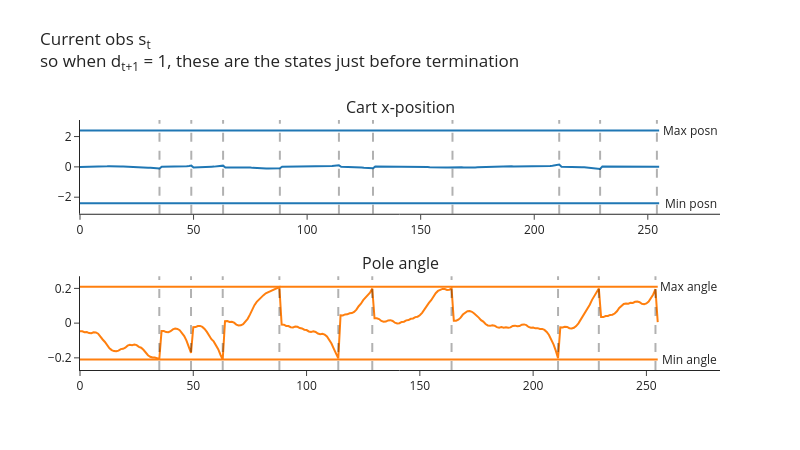
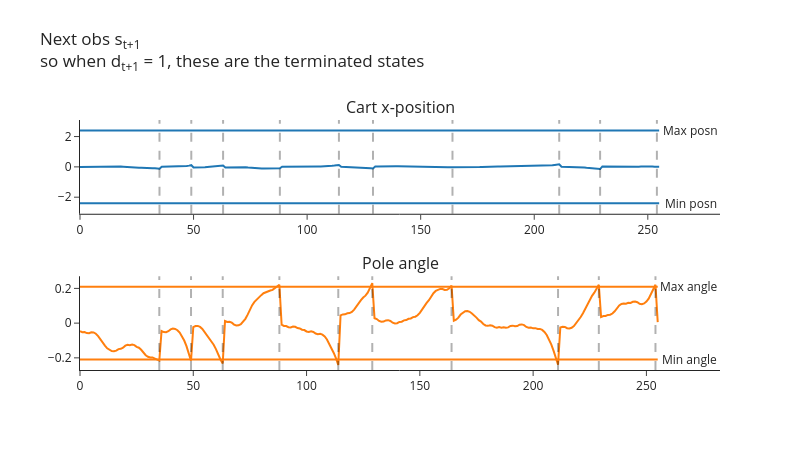
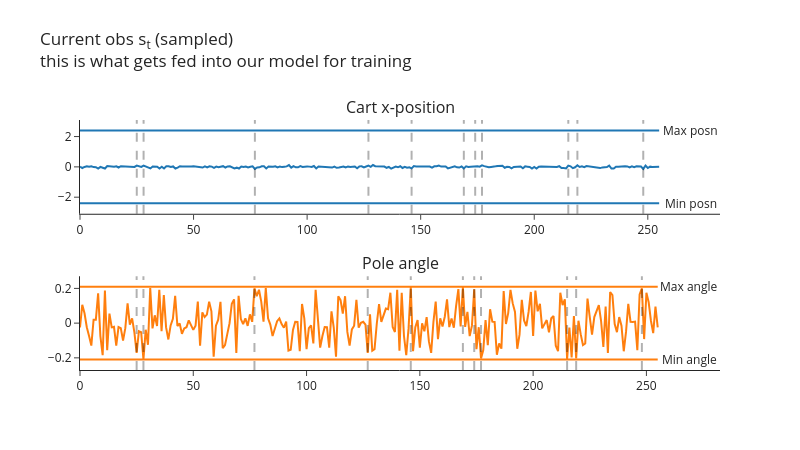

Notebook source saved alongside these figures, in order:
### Markdown cell above
Next, you can run the following code to visualize your cart's position and angle, and see how these look in both the buffer and the buffer's random samples. Do the samples look correctly shuffled? Also, based on the [CartPole source code](https://github.com/Farama-Foundation/Gymnasium/blob/main/gymnasium/envs/classic_control/cartpole.py), do the angles & positions at which the cart terminates make sense? (Note, the min/max values in the table are different to the termination ranges, the latter can be found *below* the table in the docstring.)

Note that the code below uses our batched `CartPole` with `num_envs=1`, so every tensor it returns has a leading dummy batch dimension of size 1 (one row per environment).

<!-- Lastly, note how there's actually a slight epsiode mismatch between $s_t$ and $s_{t+1}$ in the plots below. The vertical lines show the values of $t$ where $d_{t+1} = 1$, so we can see that at these points $s_t$ and $s_{t+1}$ both refer to the terminated episode (they're the pre-final and final observations respectively), but immediately after these points $s_t$ refers to the terminal observation while $s_{t+1}$ refers to the first observation of the new episode. This isn't really a problem though, because we don't care what action our agent learns to take when $s_t$ is a terminal state (i.e. out of bounds). If we were being careful then we'd want to filter these terms out of our buffer, but for our purposes this week it doesn't really matter if we keep them in. -->

Lastly, note how when we terminate environments we do something slightly different. If `envs.step` results in some environments terminating, it'll actually return `next_obs` as the reset observation for the next episode. In this case, we want to use this as our starting observation for the next step, but we need to make sure we record the correct terminal observation in our buffer - we do this by extracting it from the `infos` dict, which is where it gets stored. You can see this in the plots below: the vertical lines are the values $t$ where $d_{t+1}=1$ i.e. $s_{t+1}$ is terminal, and we can see that $s_t$ is the final observation of the terminated episode while $s_{t+1}$ is the first observation of the new episode immediately after.

### Code cell
buffer = ReplayBuffer(num_envs=1, obs_shape=(4,), action_shape=(), buffer_size=256, seed=0, device=device)
envs = CartPole(num_envs=1, seed=0, device=device)
obs, infos = envs.reset()

for i in range(256):
    # Choose random actions (one per environment), and take a step in the environment
    actions = t.randint(0, envs.single_action_space.n, (envs.num_envs,), device=device)
    next_obs, rewards, terminated, truncated, infos = envs.step(actions)

    # Get `true_next_obs` by finding all environments where we terminated & replacing `next_obs`
    # with the actual terminal states (the env has already auto-reset those environments, and stored
    # the observation they ended on in `infos["final_observation"]`)
    done = terminated | truncated
    true_next_obs = next_obs.clone()
    true_next_obs[done] = infos["final_observation"][done]

    # Add experience to buffer
    buffer.add(obs, actions, rewards, terminated, true_next_obs)
    obs = next_obs

sample = buffer.sample(256)

plot_cartpole_obs_and_dones(
    buffer.obs.cpu(),
    buffer.terminated.cpu(),
    title="Current obs s<sub>t</sub><br>so when d<sub>t+1</sub> = 1, these are the states just before termination",
)

plot_cartpole_obs_and_dones(
    buffer.next_obs.cpu(),
    buffer.terminated.cpu(),
    title="Next obs s<sub>t+1</sub><br>so when d<sub>t+1</sub> = 1, these are the terminated states",
)

plot_cartpole_obs_and_dones(
    sample.obs.cpu(),
    sample.terminated.cpu(),
    title="Current obs s<sub>t</sub> (sampled)<br>this is what gets fed into our model for training",
)

### Figure 1 — Plotly figure (JSON) as saved in the notebook; plotly's stock layout.template omitted (floating-point values rounded to 4 significant figures; data arrays with more than 128 entries replaced by an {"elided": "..."} marker saying what was removed)
{"data": [{"marker": {"color": "#1F77B4"}, "mode": "lines", "name": "posn", "type": "scatter", "xaxis": "x", "y": {"elided": "256 float values"}, "yaxis": "y"}, {"marker": {"color": "#1F77B4"}, "mode": "lines", "name": "posn_min", "type": "scatter", "xaxis": "x", "y": {"elided": "256 float values"}, "yaxis": "y"}, {"marker": {"color": "#1F77B4"}, "mode": "lines", "name": "posn_max", "type": "scatter", "xaxis": "x", "y": {"elided": "256 float values"}, "yaxis": "y"}, {"marker": {"color": "#FF7F0E"}, "mode": "lines", "name": "angle", "type": "scatter", "xaxis": "x2", "y": {"elided": "256 float values"}, "yaxis": "y2"}, {"marker": {"color": "#FF7F0E"}, "mode": "lines", "name": "angle_min", "type": "scatter", "xaxis": "x2", "y": {"elided": "256 float values"}, "yaxis": "y2"}, {"marker": {"color": "#FF7F0E"}, "mode": "lines", "name": "angle_max", "type": "scatter", "xaxis": "x2", "y": {"elided": "256 float values"}, "yaxis": "y2"}], "layout": {"annotations": [{"font": {"size": 16}, "showarrow": false, "text": "Cart x-position", "x": 0.5, "xanchor": "center", "xref": "paper", "y": 1, "yanchor": "bottom", "yref": "paper"}, {"font": {"size": 16}, "showarrow": false, "text": "Pole angle", "x": 0.5, "xanchor": "center", "xref": "paper", "y": 0.375, "yanchor": "bottom", "yref": "paper"}, {"showarrow": false, "text": "Min posn", "x": 268.8, "xref": "x", "y": -2.4, "yref": "y"}, {"showarrow": false, "text": "Min angle", "x": 268.8, "xref": "x2", "y": -0.2095, "yref": "y2"}, {"showarrow": false, "text": "Max posn", "x": 268.8, "xref": "x", "y": 2.4, "yref": "y"}, {"showarrow": false, "text": "Max angle", "x": 268.8, "xref": "x2", "y": 0.2095, "yref": "y2"}], "height": 450, "hovermode": "x unified", "margin": {"t": 120}, "shapes": [{"line": {"color": "black", "dash": "dash", "width": 2}, "type": "line", "x0": 35, "x1": 35, "xref": "x", "y0": 0, "y1": 1, "yref": "y domain"}, {"line": {"color": "black", "dash": "dash", "width": 2}, "type": "line", "x0": 49, "x1": 49, "xref": "x", "y0": 0, "y1": 1, "yref": "y domain"}, {"line": {"color": "black", "dash": "dash", "width": 2}, "type": "line", "x0": 63, "x1": 63, "xref": "x", "y0": 0, "y1": 1, "yref": "y domain"}, {"line": {"color": "black", "dash": "dash", "width": 2}, "type": "line", "x0": 88, "x1": 88, "xref": "x", "y0": 0, "y1": 1, "yref": "y domain"}, {"line": {"color": "black", "dash": "dash", "width": 2}, "type": "line", "x0": 114, "x1": 114, "xref": "x", "y0": 0, "y1": 1, "yref": "y domain"}, {"line": {"color": "black", "dash": "dash", "width": 2}, "type": "line", "x0": 129, "x1": 129, "xref": "x", "y0": 0, "y1": 1, "yref": "y domain"}, {"line": {"color": "black", "dash": "dash", "width": 2}, "type": "line", "x0": 164, "x1": 164, "xref": "x", "y0": 0, "y1": 1, "yref": "y domain"}, {"line": {"color": "black", "dash": "dash", "width": 2}, "type": "line", "x0": 211, "x1": 211, "xref": "x", "y0": 0, "y1": 1, "yref": "y domain"}, {"line": {"color": "black", "dash": "dash", "width": 2}, "type": "line", "x0": 229, "x1": 229, "xref": "x", "y0": 0, "y1": 1, "yref": "y domain"}, {"line": {"color": "black", "dash": "dash", "width": 2}, "type": "line", "x0": 254, "x1": 254, "xref": "x", "y0": 0, "y1": 1, "yref": "y domain"}, {"line": {"color": "black", "dash": "dash", "width": 2}, "type": "line", "x0": 35, "x1": 35, "xref": "x2", "y0": 0, "y1": 1, "yref": "y2 domain"}, {"line": {"color": "black", "dash": "dash", "width": 2}, "type": "line", "x0": 49, "x1": 49, "xref": "x2", "y0": 0, "y1": 1, "yref": "y2 domain"}, {"line": {"color": "black", "dash": "dash", "width": 2}, "type": "line", "x0": 63, "x1": 63, "xref": "x2", "y0": 0, "y1": 1, "yref": "y2 domain"}, {"line": {"color": "black", "dash": "dash", "width": 2}, "type": "line", "x0": 88, "x1": 88, "xref": "x2", "y0": 0, "y1": 1, "yref": "y2 domain"}, {"line": {"color": "black", "dash": "dash", "width": 2}, "type": "line", "x0": 114, "x1": 114, "xref": "x2", "y0": 0, "y1": 1, "yref": "y2 domain"}, {"line": {"color": "black", "dash": "dash", "width": 2}, "type": "line", "x0": 129, "x1": 129, "xref": "x2", "y0": 0, "y1": 1, "yref": "y2 domain"}, {"line": {"color": "black", "dash": "dash", "width": 2}, "type": "line", "x0": 164, "x1": 164, "xref": "x2", "y0": 0, "y1": 1, "yref": "y2 domain"}, {"line": {"color": "black", "dash": "dash", "width": 2}, "type": "line", "x0": 211, "x1": 211, "xref": "x2", "y0": 0, "y1": 1, "yref": "y2 domain"}, {"line": {"color": "black", "dash": "dash", "width": 2}, "type": "line", "x0": 229, "x1": 229, "xref": "x2", "y0": 0, "y1": 1, "yref": "y2 domain"}, {"line": {"color": "black", "dash": "dash", "width": 2}, "type": "line", "x0": 254, "x1": 254, "xref": "x2", "y0": 0, "y1": 1, "yref": "y2 domain"}], "showlegend": false, "title": {"text": "Current obs s<sub>t</sub><br>so when d<sub>t+1</sub> = 1, these are the states just before termination", "y": 0.9}, "width": 800, "xaxis": {"anchor": "y", "domain": [0, 1]}, "xaxis2": {"anchor": "y2", "domain": [0, 1]}, "yaxis": {"anchor": "x", "domain": [0.625, 1]}, "yaxis2": {"anchor": "x2", "domain": [0, 0.375]}}}

### Figure 2 — Plotly figure (JSON) as saved in the notebook; plotly's stock layout.template omitted (floating-point values rounded to 4 significant figures; data arrays with more than 128 entries replaced by an {"elided": "..."} marker saying what was removed)
{"data": [{"marker": {"color": "#1F77B4"}, "mode": "lines", "name": "posn", "type": "scatter", "xaxis": "x", "y": {"elided": "256 float values"}, "yaxis": "y"}, {"marker": {"color": "#1F77B4"}, "mode": "lines", "name": "posn_min", "type": "scatter", "xaxis": "x", "y": {"elided": "256 float values"}, "yaxis": "y"}, {"marker": {"color": "#1F77B4"}, "mode": "lines", "name": "posn_max", "type": "scatter", "xaxis": "x", "y": {"elided": "256 float values"}, "yaxis": "y"}, {"marker": {"color": "#FF7F0E"}, "mode": "lines", "name": "angle", "type": "scatter", "xaxis": "x2", "y": {"elided": "256 float values"}, "yaxis": "y2"}, {"marker": {"color": "#FF7F0E"}, "mode": "lines", "name": "angle_min", "type": "scatter", "xaxis": "x2", "y": {"elided": "256 float values"}, "yaxis": "y2"}, {"marker": {"color": "#FF7F0E"}, "mode": "lines", "name": "angle_max", "type": "scatter", "xaxis": "x2", "y": {"elided": "256 float values"}, "yaxis": "y2"}], "layout": {"annotations": [{"font": {"size": 16}, "showarrow": false, "text": "Cart x-position", "x": 0.5, "xanchor": "center", "xref": "paper", "y": 1, "yanchor": "bottom", "yref": "paper"}, {"font": {"size": 16}, "showarrow": false, "text": "Pole angle", "x": 0.5, "xanchor": "center", "xref": "paper", "y": 0.375, "yanchor": "bottom", "yref": "paper"}, {"showarrow": false, "text": "Min posn", "x": 268.8, "xref": "x", "y": -2.4, "yref": "y"}, {"showarrow": false, "text": "Min angle", "x": 268.8, "xref": "x2", "y": -0.2095, "yref": "y2"}, {"showarrow": false, "text": "Max posn", "x": 268.8, "xref": "x", "y": 2.4, "yref": "y"}, {"showarrow": false, "text": "Max angle", "x": 268.8, "xref": "x2", "y": 0.2095, "yref": "y2"}], "height": 450, "hovermode": "x unified", "margin": {"t": 120}, "shapes": [{"line": {"color": "black", "dash": "dash", "width": 2}, "type": "line", "x0": 35, "x1": 35, "xref": "x", "y0": 0, "y1": 1, "yref": "y domain"}, {"line": {"color": "black", "dash": "dash", "width": 2}, "type": "line", "x0": 49, "x1": 49, "xref": "x", "y0": 0, "y1": 1, "yref": "y domain"}, {"line": {"color": "black", "dash": "dash", "width": 2}, "type": "line", "x0": 63, "x1": 63, "xref": "x", "y0": 0, "y1": 1, "yref": "y domain"}, {"line": {"color": "black", "dash": "dash", "width": 2}, "type": "line", "x0": 88, "x1": 88, "xref": "x", "y0": 0, "y1": 1, "yref": "y domain"}, {"line": {"color": "black", "dash": "dash", "width": 2}, "type": "line", "x0": 114, "x1": 114, "xref": "x", "y0": 0, "y1": 1, "yref": "y domain"}, {"line": {"color": "black", "dash": "dash", "width": 2}, "type": "line", "x0": 129, "x1": 129, "xref": "x", "y0": 0, "y1": 1, "yref": "y domain"}, {"line": {"color": "black", "dash": "dash", "width": 2}, "type": "line", "x0": 164, "x1": 164, "xref": "x", "y0": 0, "y1": 1, "yref": "y domain"}, {"line": {"color": "black", "dash": "dash", "width": 2}, "type": "line", "x0": 211, "x1": 211, "xref": "x", "y0": 0, "y1": 1, "yref": "y domain"}, {"line": {"color": "black", "dash": "dash", "width": 2}, "type": "line", "x0": 229, "x1": 229, "xref": "x", "y0": 0, "y1": 1, "yref": "y domain"}, {"line": {"color": "black", "dash": "dash", "width": 2}, "type": "line", "x0": 254, "x1": 254, "xref": "x", "y0": 0, "y1": 1, "yref": "y domain"}, {"line": {"color": "black", "dash": "dash", "width": 2}, "type": "line", "x0": 35, "x1": 35, "xref": "x2", "y0": 0, "y1": 1, "yref": "y2 domain"}, {"line": {"color": "black", "dash": "dash", "width": 2}, "type": "line", "x0": 49, "x1": 49, "xref": "x2", "y0": 0, "y1": 1, "yref": "y2 domain"}, {"line": {"color": "black", "dash": "dash", "width": 2}, "type": "line", "x0": 63, "x1": 63, "xref": "x2", "y0": 0, "y1": 1, "yref": "y2 domain"}, {"line": {"color": "black", "dash": "dash", "width": 2}, "type": "line", "x0": 88, "x1": 88, "xref": "x2", "y0": 0, "y1": 1, "yref": "y2 domain"}, {"line": {"color": "black", "dash": "dash", "width": 2}, "type": "line", "x0": 114, "x1": 114, "xref": "x2", "y0": 0, "y1": 1, "yref": "y2 domain"}, {"line": {"color": "black", "dash": "dash", "width": 2}, "type": "line", "x0": 129, "x1": 129, "xref": "x2", "y0": 0, "y1": 1, "yref": "y2 domain"}, {"line": {"color": "black", "dash": "dash", "width": 2}, "type": "line", "x0": 164, "x1": 164, "xref": "x2", "y0": 0, "y1": 1, "yref": "y2 domain"}, {"line": {"color": "black", "dash": "dash", "width": 2}, "type": "line", "x0": 211, "x1": 211, "xref": "x2", "y0": 0, "y1": 1, "yref": "y2 domain"}, {"line": {"color": "black", "dash": "dash", "width": 2}, "type": "line", "x0": 229, "x1": 229, "xref": "x2", "y0": 0, "y1": 1, "yref": "y2 domain"}, {"line": {"color": "black", "dash": "dash", "width": 2}, "type": "line", "x0": 254, "x1": 254, "xref": "x2", "y0": 0, "y1": 1, "yref": "y2 domain"}], "showlegend": false, "title": {"text": "Next obs s<sub>t+1</sub><br>so when d<sub>t+1</sub> = 1, these are the terminated states", "y": 0.9}, "width": 800, "xaxis": {"anchor": "y", "domain": [0, 1]}, "xaxis2": {"anchor": "y2", "domain": [0, 1]}, "yaxis": {"anchor": "x", "domain": [0.625, 1]}, "yaxis2": {"anchor": "x2", "domain": [0, 0.375]}}}

### Figure 3 — Plotly figure (JSON) as saved in the notebook; plotly's stock layout.template omitted (floating-point values rounded to 4 significant figures; data arrays with more than 128 entries replaced by an {"elided": "..."} marker saying what was removed)
{"data": [{"marker": {"color": "#1F77B4"}, "mode": "lines", "name": "posn", "type": "scatter", "xaxis": "x", "y": {"elided": "256 float values"}, "yaxis": "y"}, {"marker": {"color": "#1F77B4"}, "mode": "lines", "name": "posn_min", "type": "scatter", "xaxis": "x", "y": {"elided": "256 float values"}, "yaxis": "y"}, {"marker": {"color": "#1F77B4"}, "mode": "lines", "name": "posn_max", "type": "scatter", "xaxis": "x", "y": {"elided": "256 float values"}, "yaxis": "y"}, {"marker": {"color": "#FF7F0E"}, "mode": "lines", "name": "angle", "type": "scatter", "xaxis": "x2", "y": {"elided": "256 float values"}, "yaxis": "y2"}, {"marker": {"color": "#FF7F0E"}, "mode": "lines", "name": "angle_min", "type": "scatter", "xaxis": "x2", "y": {"elided": "256 float values"}, "yaxis": "y2"}, {"marker": {"color": "#FF7F0E"}, "mode": "lines", "name": "angle_max", "type": "scatter", "xaxis": "x2", "y": {"elided": "256 float values"}, "yaxis": "y2"}], "layout": {"annotations": [{"font": {"size": 16}, "showarrow": false, "text": "Cart x-position", "x": 0.5, "xanchor": "center", "xref": "paper", "y": 1, "yanchor": "bottom", "yref": "paper"}, {"font": {"size": 16}, "showarrow": false, "text": "Pole angle", "x": 0.5, "xanchor": "center", "xref": "paper", "y": 0.375, "yanchor": "bottom", "yref": "paper"}, {"showarrow": false, "text": "Min posn", "x": 268.8, "xref": "x", "y": -2.4, "yref": "y"}, {"showarrow": false, "text": "Min angle", "x": 268.8, "xref": "x2", "y": -0.2095, "yref": "y2"}, {"showarrow": false, "text": "Max posn", "x": 268.8, "xref": "x", "y": 2.4, "yref": "y"}, {"showarrow": false, "text": "Max angle", "x": 268.8, "xref": "x2", "y": 0.2095, "yref": "y2"}], "height": 450, "hovermode": "x unified", "margin": {"t": 120}, "shapes": [{"line": {"color": "black", "dash": "dash", "width": 2}, "type": "line", "x0": 25, "x1": 25, "xref": "x", "y0": 0, "y1": 1, "yref": "y domain"}, {"line": {"color": "black", "dash": "dash", "width": 2}, "type": "line", "x0": 28, "x1": 28, "xref": "x", "y0": 0, "y1": 1, "yref": "y domain"}, {"line": {"color": "black", "dash": "dash", "width": 2}, "type": "line", "x0": 77, "x1": 77, "xref": "x", "y0": 0, "y1": 1, "yref": "y domain"}, {"line": {"color": "black", "dash": "dash", "width": 2}, "type": "line", "x0": 127, "x1": 127, "xref": "x", "y0": 0, "y1": 1, "yref": "y domain"}, {"line": {"color": "black", "dash": "dash", "width": 2}, "type": "line", "x0": 146, "x1": 146, "xref": "x", "y0": 0, "y1": 1, "yref": "y domain"}, {"line": {"color": "black", "dash": "dash", "width": 2}, "type": "line", "x0": 169, "x1": 169, "xref": "x", "y0": 0, "y1": 1, "yref": "y domain"}, {"line": {"color": "black", "dash": "dash", "width": 2}, "type": "line", "x0": 174, "x1": 174, "xref": "x", "y0": 0, "y1": 1, "yref": "y domain"}, {"line": {"color": "black", "dash": "dash", "width": 2}, "type": "line", "x0": 177, "x1": 177, "xref": "x", "y0": 0, "y1": 1, "yref": "y domain"}, {"line": {"color": "black", "dash": "dash", "width": 2}, "type": "line", "x0": 215, "x1": 215, "xref": "x", "y0": 0, "y1": 1, "yref": "y domain"}, {"line": {"color": "black", "dash": "dash", "width": 2}, "type": "line", "x0": 219, "x1": 219, "xref": "x", "y0": 0, "y1": 1, "yref": "y domain"}, {"line": {"color": "black", "dash": "dash", "width": 2}, "type": "line", "x0": 248, "x1": 248, "xref": "x", "y0": 0, "y1": 1, "yref": "y domain"}, {"line": {"color": "black", "dash": "dash", "width": 2}, "type": "line", "x0": 25, "x1": 25, "xref": "x2", "y0": 0, "y1": 1, "yref": "y2 domain"}, {"line": {"color": "black", "dash": "dash", "width": 2}, "type": "line", "x0": 28, "x1": 28, "xref": "x2", "y0": 0, "y1": 1, "yref": "y2 domain"}, {"line": {"color": "black", "dash": "dash", "width": 2}, "type": "line", "x0": 77, "x1": 77, "xref": "x2", "y0": 0, "y1": 1, "yref": "y2 domain"}, {"line": {"color": "black", "dash": "dash", "width": 2}, "type": "line", "x0": 127, "x1": 127, "xref": "x2", "y0": 0, "y1": 1, "yref": "y2 domain"}, {"line": {"color": "black", "dash": "dash", "width": 2}, "type": "line", "x0": 146, "x1": 146, "xref": "x2", "y0": 0, "y1": 1, "yref": "y2 domain"}, {"line": {"color": "black", "dash": "dash", "width": 2}, "type": "line", "x0": 169, "x1": 169, "xref": "x2", "y0": 0, "y1": 1, "yref": "y2 domain"}, {"line": {"color": "black", "dash": "dash", "width": 2}, "type": "line", "x0": 174, "x1": 174, "xref": "x2", "y0": 0, "y1": 1, "yref": "y2 domain"}, {"line": {"color": "black", "dash": "dash", "width": 2}, "type": "line", "x0": 177, "x1": 177, "xref": "x2", "y0": 0, "y1": 1, "yref": "y2 domain"}, {"line": {"color": "black", "dash": "dash", "width": 2}, "type": "line", "x0": 215, "x1": 215, "xref": "x2", "y0": 0, "y1": 1, "yref": "y2 domain"}, {"line": {"color": "black", "dash": "dash", "width": 2}, "type": "line", "x0": 219, "x1": 219, "xref": "x2", "y0": 0, "y1": 1, "yref": "y2 domain"}, {"line": {"color": "black", "dash": "dash", "width": 2}, "type": "line", "x0": 248, "x1": 248, "xref": "x2", "y0": 0, "y1": 1, "yref": "y2 domain"}], "showlegend": false, "title": {"text": "Current obs s<sub>t</sub> (sampled)<br>this is what gets fed into our model for training", "y": 0.9}, "width": 800, "xaxis": {"anchor": "y", "domain": [0, 1]}, "xaxis2": {"anchor": "y2", "domain": [0, 1]}, "yaxis": {"anchor": "x", "domain": [0.625, 1]}, "yaxis2": {"anchor": "x2", "domain": [0, 0.375]}}}
